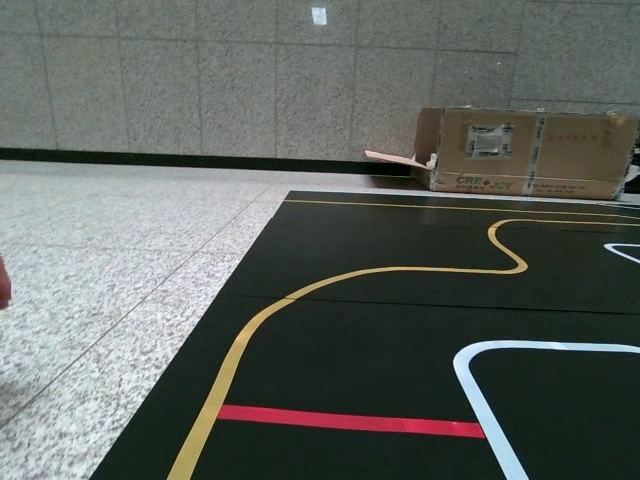
#> input picture notebook/line_avi_dataset/data/images/test/extracted_10f/04_0001.jpg, 640 x 480 px
$ python -i drive2.py   (imports and definitions only)
#> lines starting #> are read from the running program, lines starting #| are printed output that depends on the picture; after the words box and inside, x2 and y2 are one past the last pixel; in counts of white or black regions, pixels touching at a corner belong together
#> further down, picture is the input picture: shape (480, 640, 3); mean B, G, R 94.4, 99.5, 94.4
import cv2
import numpy as np
import os
from matplotlib import pyplot as plt
import time
import math

def pre_process_1(img, lower_white, upper_white, lower_yellow , upper_yellow , resize = (640, 480), mode = 0):
    """
    mode 0 노랑 흰 1 노랑 2 흰
    튜닝 파라미터 -> 색공간 노랑, 흰색 필터링 배열
    """
#> called with resize = (640, 480), mode = 0
    #1. resize
    img_conv = cv2.resize(img, resize, interpolation=cv2.INTER_LINEAR)  # 크기 조정
    img_conv = cv2.flip(img_conv, 0)
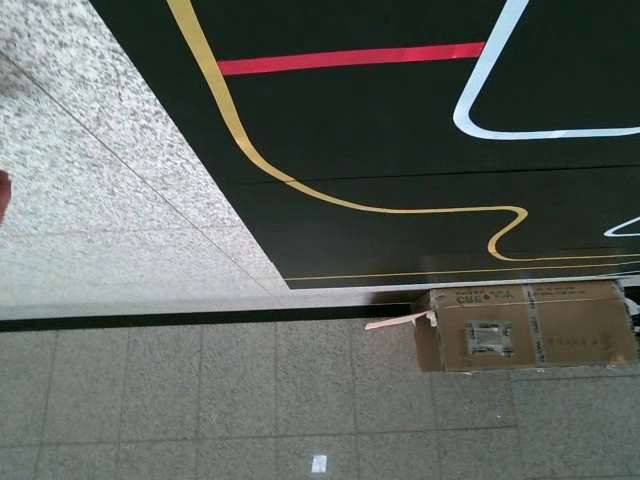
#> img_conv: shape (480, 640, 3); mean B, G, R 94.4, 99.5, 94.4
    img_conv = cv2.flip(img_conv, 1)
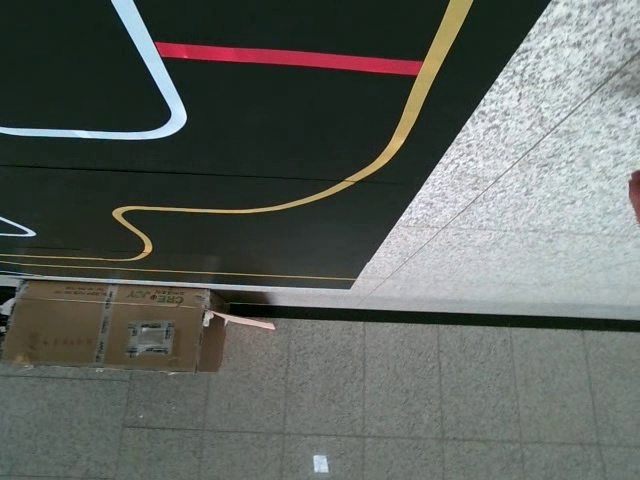
#> img_conv: shape (480, 640, 3); mean B, G, R 94.4, 99.5, 94.4

    #2. 색공간 필터링 - hls, hsv
    #색공간 변경 HLS로 white 검출, HSV로 노란색 차선 검출
    hls = cv2.cvtColor(img_conv, cv2.COLOR_BGR2HLS)
#> hls: shape (480, 640, 3); mean of channels 0, 1, 2 71, 96.3, 34.7
    hsv = cv2.cvtColor(img_conv, cv2.COLOR_BGR2HSV)
#> hsv: shape (480, 640, 3); mean H, S, V 71, 48.6, 102.9

    if mode == 0 or mode == 1 or mode == 2 :
        if mode == 0  or mode == 2 :
            # 흰색 차선 (HLS) - 높은 L = 흰색
            lower_white = np.array(lower_white)
            upper_white = np.array(upper_white)
            mask_white = cv2.inRange(hls, lower_white, upper_white)
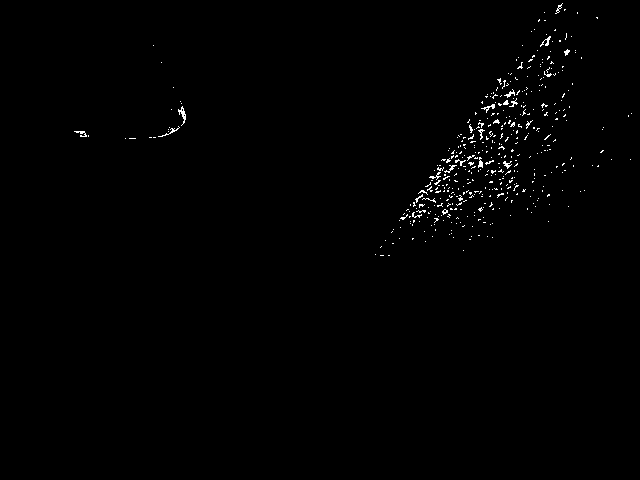
#> mask_white: shape (480, 640); 0.68% white in thin lines or dots, all inside (x1, y1, x2, y2) = (74, 3, 632, 256)

        if mode == 0 or mode == 1 :
            # 노란색 차선 (HSV) - 10~40의 H 노란색
            lower_yellow = np.array(lower_yellow)
            upper_yellow = np.array(upper_yellow)
            mask_yellow = cv2.inRange(hsv, lower_yellow, upper_yellow)
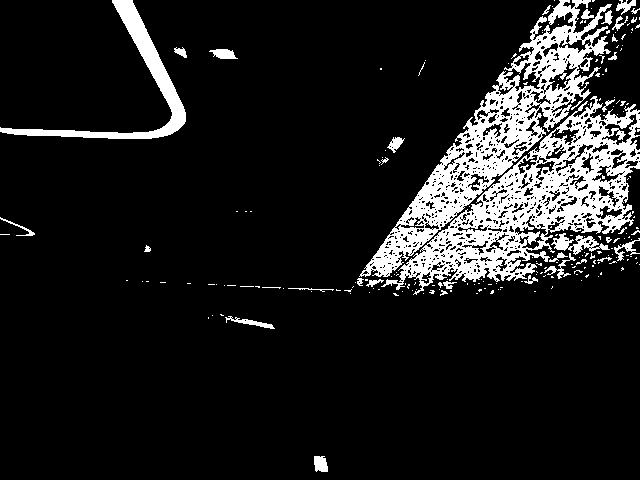
#> mask_yellow: shape (480, 640); 11.6% white; 215 white regions (179 under 20 px), largest, box (x1, y1, x2, y2) and area: (381, 96, 640, 295) 15302, (359, 0, 612, 277) 13512, (0, 0, 186, 139) 3380

        if mode == 0 : img_conv = cv2.bitwise_or(mask_white,mask_yellow)
        elif mode == 1 : img_conv = mask_yellow
        elif mode == 2 : img_conv = mask_white

    else :
        return img_conv

    #3. 가우시안블러 , 모폴로지연산으로 noize 제거
    img_conv = cv2.GaussianBlur(img_conv, (5, 5), 0)  # 노이즈 제거
#> img_conv: shape (480, 640)
    kernel = cv2.getStructuringElement(cv2.MORPH_RECT, (5, 5))
    img_conv = cv2.morphologyEx(img_conv, cv2.MORPH_OPEN, kernel)
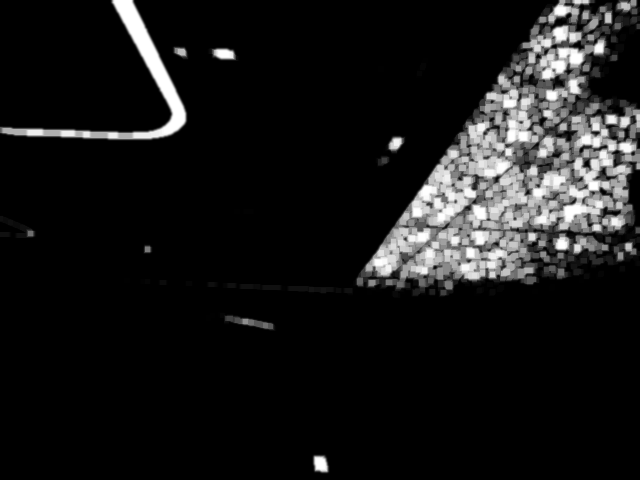
#> img_conv: shape (480, 640); min 0, max 255, mean 24.1
    img_conv = cv2.morphologyEx(img_conv, cv2.MORPH_CLOSE, kernel)
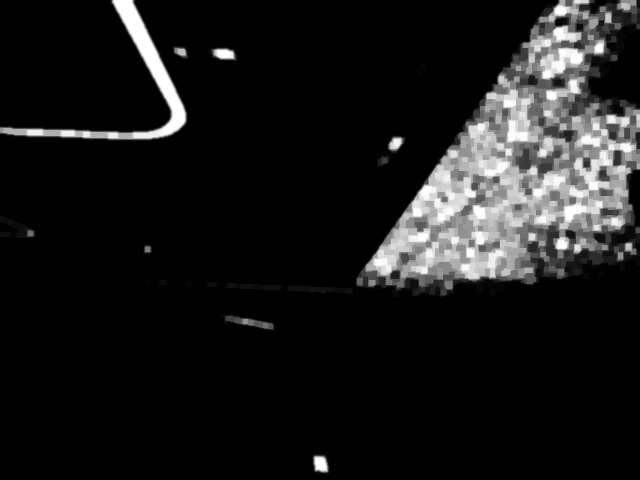
#> img_conv: shape (480, 640); min 0, max 255, mean 26

    #cv2.imshow("Lane Preprocessed", img_conv)

    return img_conv

def pre_process_2(img, roi = [[70, 350], [570, 350], [640, 480], [0, 480]], bev_size = (500, 420)):
    """
    bird eye view 변환
    """
#> called with bev_size = (500, 420)
    # bird's eye view를 적용할 roi를 넘파이 배열로 지정
    src = np.array(roi, dtype=np.float32) #좌상단 우상단 우하단 좌하단
    width, height = bev_size
    dst = np.float32([[0, 0], [width, 0], [width, height], [0, height]]) #좌상단 우상단 우하단 좌하단

    # 투시 변환 행렬
    M = cv2.getPerspectiveTransform(src, dst)
    # 원근 변환 적용
    img_conv = cv2.warpPerspective(img, M, (width, height))
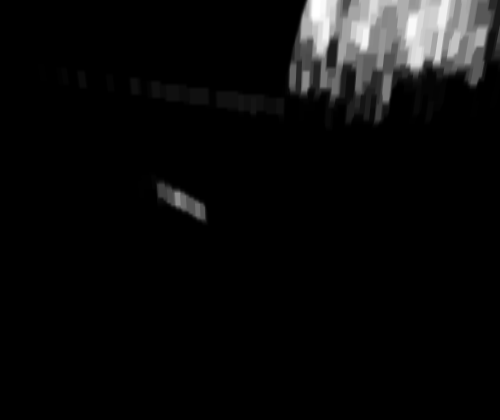
#> img_conv: shape (420, 500); min 0, max 255, mean 11.7

    return img_conv

# [373 lines left out: functions debug_draw_roi, find_base, find_line_point, debug_show_line_point, find_line_fit, debug_show_line_fit_points and 2 more, not called in this run]


class Driver:
    def __init__(self):
        ######################################전역변수

        self.past_L_base_idx = None
        self.past_R_base_idx = None
        self.prev_time = None
        self.last_angle = 0.0

    def pre_process(self,
                    img,
                    mode = 0,
                    resize = (640, 480),
                    roi = [[100, 260], [540, 260], [640, 420], [0, 420]],
                    bev_size = (500, 420),
                    lower_white = [0, 230, 0], upper_white = [180, 255, 255],
                    lower_yellow= [0,0,200], upper_yellow= [179,255,255],
                    show = False
                    ) :
        """
        mode 0 흰색 노란색
        mode 1 노란색
        mode 2 흰색
        """

        debug_show = []

        if (show == True ) :
            img_show = img.copy()
            img_show = cv2.flip(img_show, 0)
            img_show = cv2.flip(img_show, 1)
            debug_show.append(img_show) #show point1 : ori img

        mask = pre_process_1(img,
                            lower_white = lower_white,
                            upper_white = upper_white,
                            lower_yellow = lower_yellow,
                            upper_yellow = upper_yellow,
                            resize = resize,
                            mode = mode
                            )

        p1 = mask

        if (show == True ) : debug_show.append(debug_draw_roi(mask,roi_list = roi)) #show point2 : coler filtering and roi

        p2  = pre_process_2(mask,
                            roi = roi,
                            bev_size = bev_size
                            )

        if (show == True ) : debug_show.append(p2)

        return p2, p1, debug_show


    # [221 lines left out: functions drive, is_stop_line, is_stop_line2, not called in this run]


# [2 lines not run here, left out]

>>> import cv2
>>> picture = cv2.imread('../notebook/line_avi_dataset/data/images/test/extracted_10f/04_0001.jpg')
>>> result = Driver().pre_process(picture)

$ run again, on notebook/line_avi_dataset/data/images/test/extracted_10f/04_0003.jpg
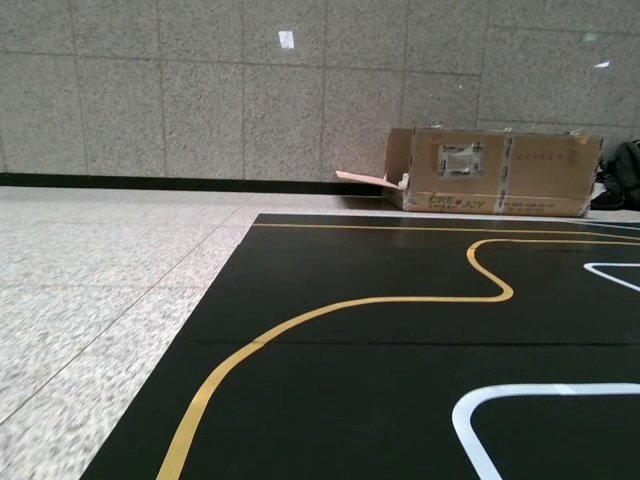
#> input picture notebook/line_avi_dataset/data/images/test/extracted_10f/04_0003.jpg, 640 x 480 px
#> picture is the input picture: shape (480, 640, 3); mean B, G, R 94.4, 101.8, 99.9
#> hls: shape (480, 640, 3); mean of channels 0, 1, 2 48.6, 98.8, 28
#> hsv: shape (480, 640, 3); mean H, S, V 48.6, 41.6, 104.1
#> in pre_process_1, `mask_white = cv2.inRange(hls, lower_white, upper_white)`:
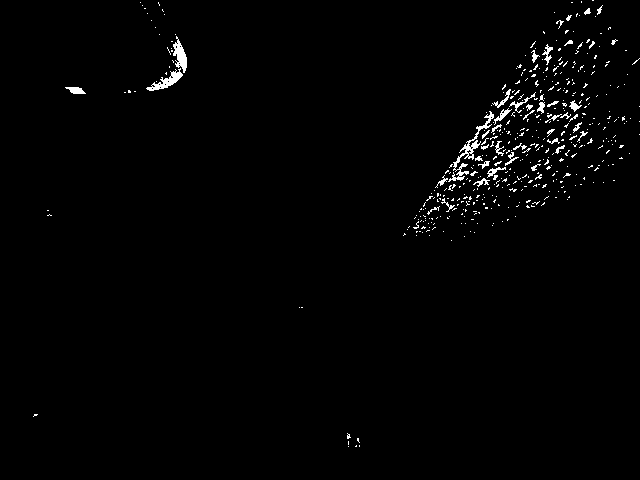
#> mask_white: shape (480, 640); 1.4% white in thin lines or dots, all inside (x1, y1, x2, y2) = (33, 0, 640, 447)
#> mask_yellow: shape (480, 640); 13.4% white; 125 white regions (107 under 20 px), largest, box (x1, y1, x2, y2) and area: (241, 0, 640, 275) 36052, (0, 0, 188, 96) 3050, (395, 72, 449, 127) 644
#> in pre_process_2, `img_conv = cv2.warpPerspective(img, M, (width, height))`:
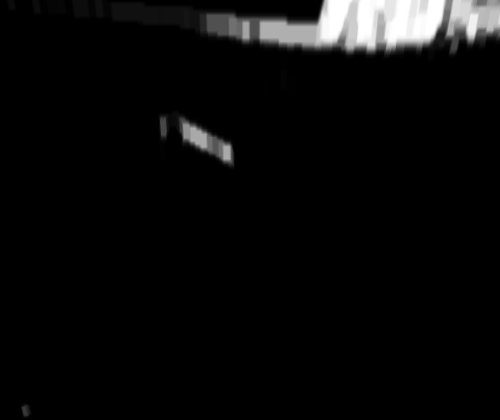
#> img_conv: shape (420, 500); min 0, max 255, mean 10.8

$ run again, on notebook/line_avi_dataset/data/images/test/extracted_10f/04_0010.jpg
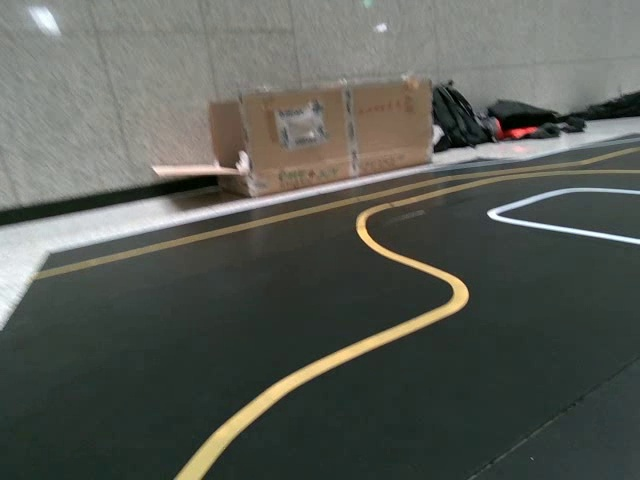
#> input picture notebook/line_avi_dataset/data/images/test/extracted_10f/04_0010.jpg, 640 x 480 px
#> picture is the input picture: shape (480, 640, 3); mean B, G, R 85.3, 92, 88.6
#> hls: shape (480, 640, 3); mean of channels 0, 1, 2 59.9, 88.5, 27.4
#> hsv: shape (480, 640, 3); mean H, S, V 59.9, 41.5, 94.8
#> in pre_process_1, `mask_white = cv2.inRange(hls, lower_white, upper_white)`:
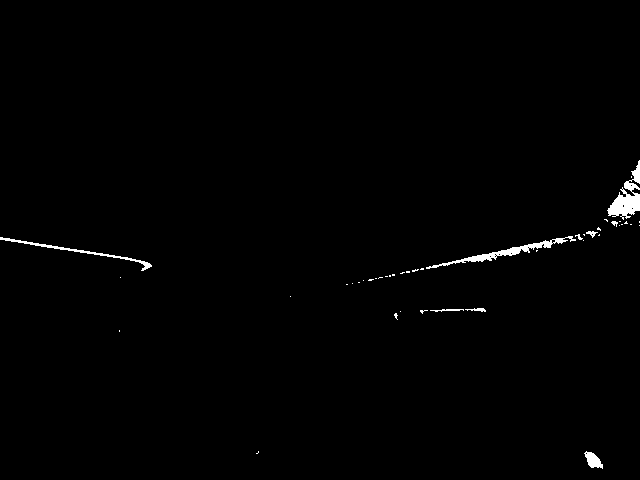
#> mask_white: shape (480, 640); 0.8% white; 44 white regions (35 under 20 px), largest, box (x1, y1, x2, y2) and area: (607, 160, 640, 220) 807, (426, 236, 576, 269) 696, (0, 237, 152, 271) 417
#> mask_yellow: shape (480, 640); 4.8% white; 27 white regions (12 under 20 px), largest, box (x1, y1, x2, y2) and area: (225, 158, 640, 311) 7234, (172, 0, 462, 267) 4467, (0, 236, 152, 290) 872
#> in pre_process_2, `img_conv = cv2.warpPerspective(img, M, (width, height))`:
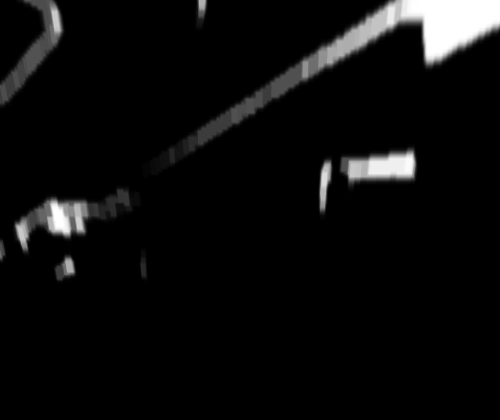
#> img_conv: shape (420, 500); min 0, max 255, mean 12.5

$ run again, on notebook/line_avi_dataset/data/images/test/extracted_10f/04_0012.jpg
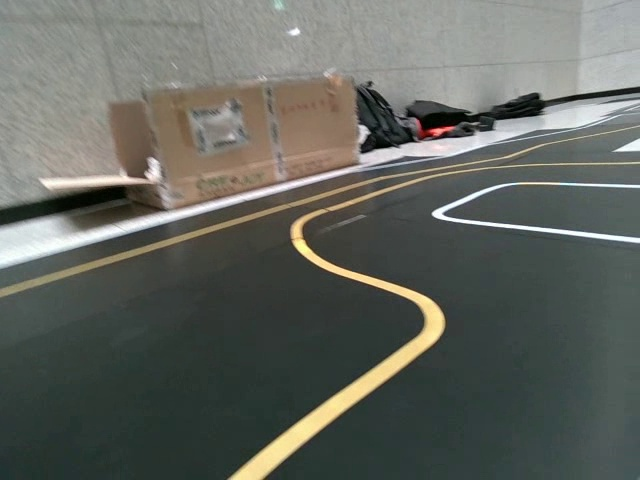
#> input picture notebook/line_avi_dataset/data/images/test/extracted_10f/04_0012.jpg, 640 x 480 px
#> picture is the input picture: shape (480, 640, 3); mean B, G, R 95.2, 101.7, 98.4
#> hls: shape (480, 640, 3); mean of channels 0, 1, 2 61.8, 98.1, 27.6
#> hsv: shape (480, 640, 3); mean H, S, V 61.8, 37.8, 104.7
#> mask_white: shape (480, 640); 1.3% white; 38 white regions (27 under 20 px), largest, box (x1, y1, x2, y2) and area: (292, 216, 640, 310) 1892, (0, 238, 207, 297) 1068, (508, 293, 598, 304) 325
#> mask_yellow: shape (480, 640); 5.4% white; 88 white regions (75 under 20 px), largest, box (x1, y1, x2, y2) and area: (0, 213, 640, 380) 7625, (196, 0, 409, 270) 5744, (0, 237, 208, 297) 1326
#> in pre_process_2, `img_conv = cv2.warpPerspective(img, M, (width, height))`:
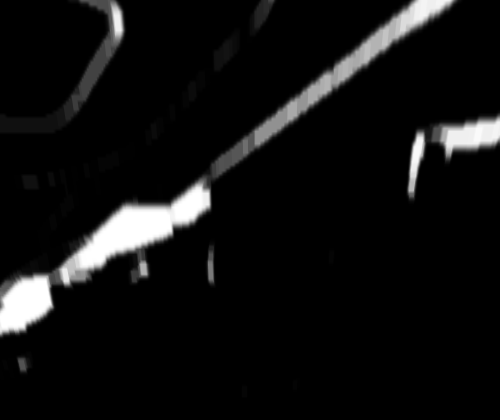
#> img_conv: shape (420, 500); min 0, max 255, mean 16.8
